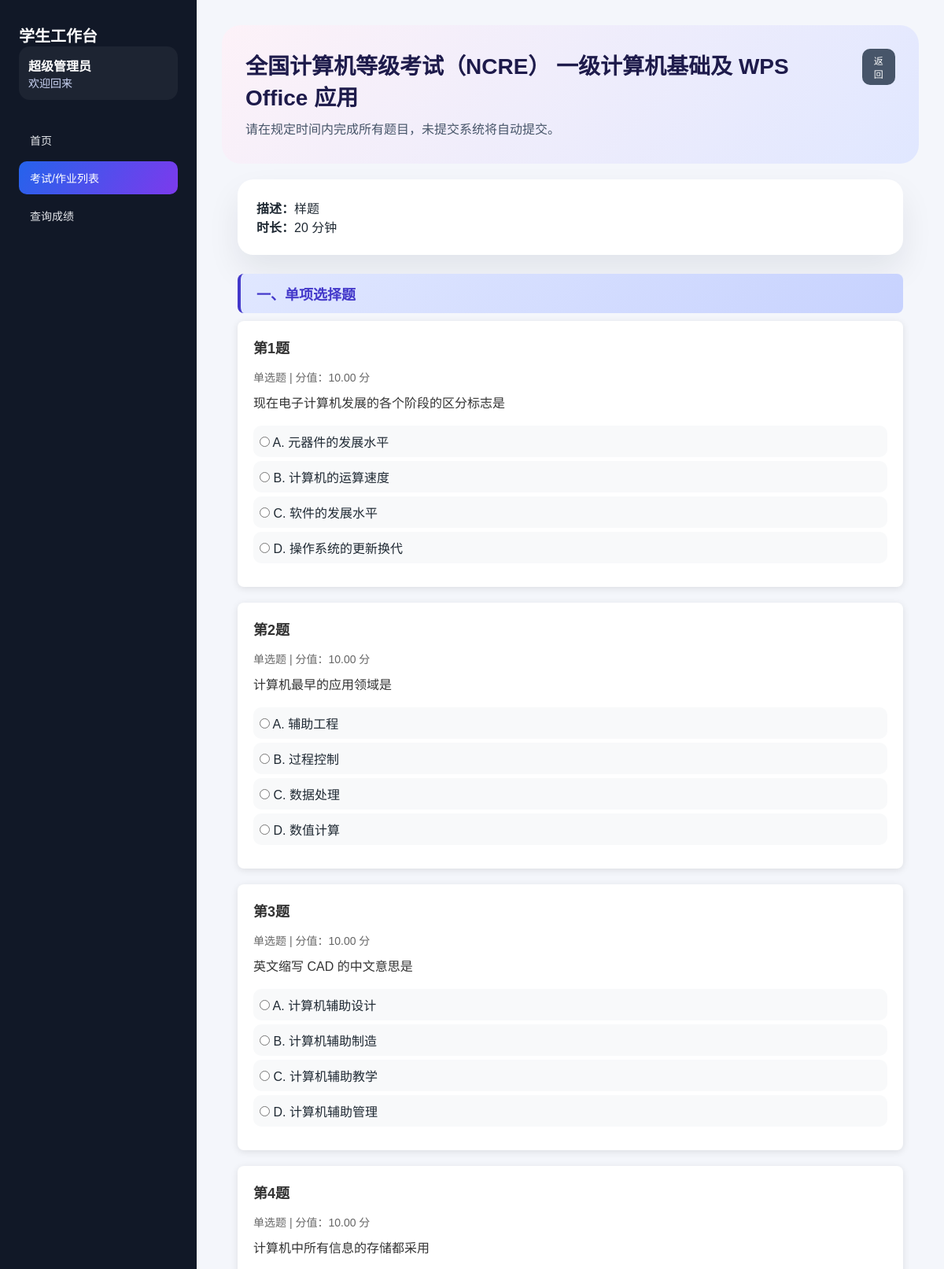
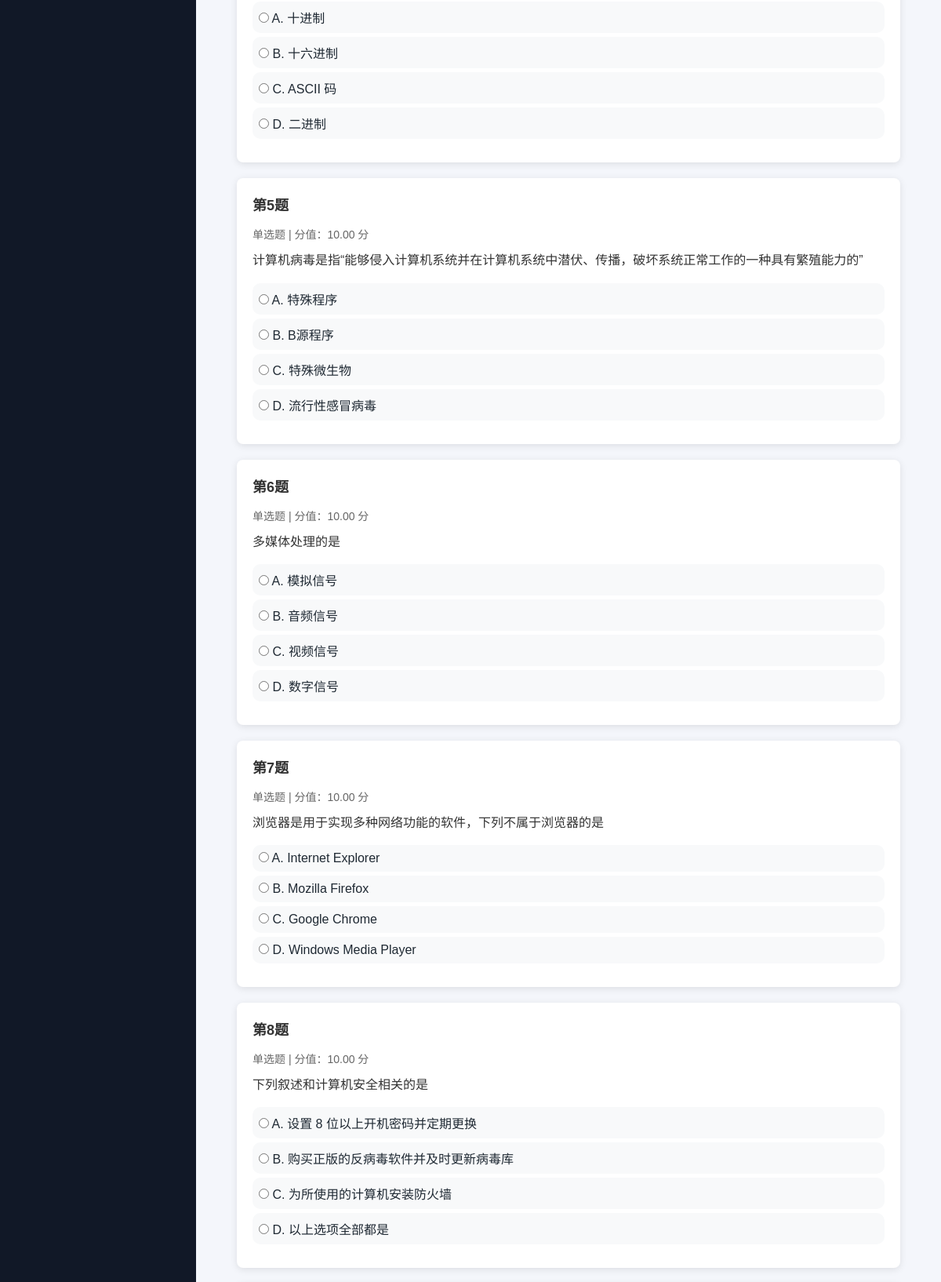
Page /student/take_exam.php?id=2 (signed in, upper part) on the committed database (2 pictures, top to bottom).
### tables this page shows
CREATE TABLE `users` (
  `id` int(11) NOT NULL AUTO_INCREMENT,
  `username` varchar(50) NOT NULL,
  `password` varchar(255) NOT NULL,
  `name` varchar(50) NOT NULL,
  `role` enum('admin','teacher','student') NOT NULL DEFAULT 'student',
  `class_id` int(11) DEFAULT NULL COMMENT '班级ID，学生所属班级',
  `teacher_id` int(11) DEFAULT NULL COMMENT '创建该学生的老师ID',
  `created_by` int(11) DEFAULT NULL COMMENT '创建者ID',
  `created_at` datetime DEFAULT CURRENT_TIMESTAMP,
  PRIMARY KEY (`id`),
  UNIQUE KEY `username` (`username`),
  KEY `teacher_id` (`teacher_id`),
  KEY `created_by` (`created_by`),
  CONSTRAINT `users_ibfk_1` FOREIGN KEY (`teacher_id`) REFERENCES `users` (`id`) ON DELETE SET NULL,
  CONSTRAINT `users_ibfk_2` FOREIGN KEY (`created_by`) REFERENCES `users` (`id`) ON DELETE SET NULL
);

CREATE TABLE `exams` (
  `id` int(11) NOT NULL AUTO_INCREMENT,
  `title` varchar(200) NOT NULL,
  `description` text,
  `type` enum('exam','homework') NOT NULL DEFAULT 'exam',
  `teacher_id` int(11) NOT NULL,
  `start_time` datetime NOT NULL,
  `end_time` datetime NOT NULL,
  `duration` int(11) DEFAULT NULL COMMENT '考试时长（分钟）',
  `allow_retake` tinyint(1) DEFAULT '0' COMMENT '是否允许再次考试',
  `status` enum('draft','published','finished') DEFAULT 'draft',
  `created_at` datetime DEFAULT CURRENT_TIMESTAMP,
  PRIMARY KEY (`id`),
  KEY `teacher_id` (`teacher_id`),
  CONSTRAINT `exams_ibfk_1` FOREIGN KEY (`teacher_id`) REFERENCES `users` (`id`) ON DELETE CASCADE
);

CREATE TABLE `questions` (
  `id` int(11) NOT NULL AUTO_INCREMENT,
  `exam_id` int(11) NOT NULL,
  `question_text` text NOT NULL,
  `question_type` enum('single_choice','multiple_choice','judge','fill_blank','essay','big_question','answer_question') NOT NULL,
  `section_label` varchar(100) DEFAULT NULL COMMENT '大题标题或序号，如一、二',
  `options` text COMMENT 'JSON格式存储选项，适用于选择题',
  `correct_answer` text COMMENT '正确答案',
  `score` decimal(5,2) NOT NULL DEFAULT '0.00',
  `order_num` int(11) DEFAULT '0',
  `created_at` datetime DEFAULT CURRENT_TIMESTAMP,
  PRIMARY KEY (`id`),
  KEY `exam_id` (`exam_id`),
  CONSTRAINT `questions_ibfk_1` FOREIGN KEY (`exam_id`) REFERENCES `exams` (`id`) ON DELETE CASCADE
);

### config.php (called while the page is built, shortened)
<?php
function getDB() {
    static $pdo = null;
    if ($pdo === null) {
        try {
            $dsn = "mysql:host=" . DB_HOST . ";dbname=" . DB_NAME . ";charset=" . DB_CHARSET;
            $pdo = new PDO($dsn, DB_USER, DB_PASS);
            $pdo->setAttribute(PDO::ATTR_ERRMODE, PDO::ERRMODE_EXCEPTION);
            $pdo->setAttribute(PDO::ATTR_DEFAULT_FETCH_MODE, PDO::FETCH_ASSOC);
        } catch(PDOException $e) {
            die("数据库连接失败: " . $e->getMessage());
        }
    }
    return $pdo;
}
function getCurrentUser() {
    $pdo = getDB();
    $stmt = $pdo->prepare("SELECT * FROM users WHERE id = ?");
    $stmt->execute([$_SESSION['user_id']]);
    return $stmt->fetch();
}
?>

### student/take_exam.php (the view, shortened to what this page needs)
<?php
require_once '../config.php';
$pdo = getDB();
$examId = $_GET['id'] ?? 0;
$exam = $pdo->prepare("SELECT * FROM exams WHERE id = ? AND status = 'published'");
$exam->execute([$examId]);
$exam = $exam->fetch();
$questions = $pdo->prepare("SELECT * FROM questions WHERE exam_id = ? ORDER BY order_num");
$questions->execute([$examId]);
$questions = $questions->fetchAll();
$existingAnswers = [];
?>
<!DOCTYPE html>
<html lang="zh-CN">
<head>
    <link rel="stylesheet" href="../style.css">
</head>
<body>
    <div class="app-shell">
        <?php require_once 'student_sidebar.php'; renderStudentSidebar('exam_list', getCurrentUser()); ?>
        <main class="app-content">
            <section class="page-hero">
                <div>
                    <h1><?php echo htmlspecialchars($exam['title']); ?></h1>
                    <p>请在规定时间内完成所有题目，未提交系统将自动提交。</p>
                </div>
                <div>
                    <div class="hero-actions">
                        <a href="exam_list.php" class="btn btn-secondary btn-small">返回</a>
                    </div>
                </div>
            </section>
            <div class="container">
        <div class="card">
            <p><strong>描述：</strong><?php echo htmlspecialchars($exam['description']); ?></p>
            <?php if ($exam['duration']): ?>
                <p><strong>时长：</strong><?php echo $exam['duration']; ?> 分钟</p>
            <?php endif; ?>
        </div>
        <form method="POST" id="examForm">
            <?php
            $lastSectionLabel = '';
            foreach ($questions as $index => $q):
                if (!empty($q['section_label']) && $q['section_label'] !== $lastSectionLabel):
                    $lastSectionLabel = $q['section_label'];
            ?>
                <div class="section-header" style="margin: 20px 0 10px 0; padding: 12px 20px; background: linear-gradient(135deg, #e0e7ff, #c7d2fe); border-left: 4px solid #4338ca; border-radius: 8px;">
                    <h3 style="margin: 0; color: #4338ca; font-size: 18px; font-weight: 600;"><?php echo htmlspecialchars($q['section_label']); ?></h3>
                </div>
            <?php
                elseif (empty($q['section_label'])):
                    $lastSectionLabel = '';
                endif;
            ?>
                <div class="question-block">
                    <div class="question-title">
                        第<?php echo $index + 1; ?>题
                    </div>
                    <div class="question-meta">
                        <?php
                        $typeMap = [
                            'single_choice' => '单选题',
                            'multiple_choice' => '多选题',
                            'judge' => '判断题',
                            'fill_blank' => '填空题',
                            'essay' => '主观题',
                            'big_question' => '一大题',
                            'answer_question' => '二答题'
                        ];
                        echo $typeMap[$q['question_type']] ?? '主观题';
                        ?> | 分值：<?php echo $q['score']; ?> 分
                    </div>
                    <p class="question-text"><?php echo nl2br(htmlspecialchars($q['question_text'])); ?></p>
                    <?php if (in_array($q['question_type'], ['single_choice', 'multiple_choice'])): ?>
                        <?php $options = json_decode($q['options'], true); ?>
                        <?php if ($options): ?>
                            <ul class="options-list">
                                <?php
                                $existingAnswer = $existingAnswers[$q['id']] ?? '';
                                ?>
                                <?php foreach ($options as $key => $value): ?>
                                    <li>
                                        <?php if ($q['question_type'] === 'single_choice'): ?>
                                            <input type="radio"
                                                   name="answers[<?php echo $q['id']; ?>]"
                                                   value="<?php echo htmlspecialchars($key); ?>"
                                                   <?php echo ($existingAnswer === $key) ? 'checked' : ''; ?>>
                                        <?php endif; ?>
                                        <label><?php echo $key; ?>. <?php echo htmlspecialchars($value); ?></label>
                                    </li>
                                <?php endforeach; ?>
                            </ul>
                        <?php endif; ?>
                    <?php endif; ?>
                </div>
            <?php endforeach; ?>
        </form>
            </div>
        </main>
    </div>
</body>
</html>

### student/student_sidebar.php (shortened to what this page needs)
<?php
function renderStudentSidebar($activeKey = 'dashboard', $user = null) {
    $menu = [
        'dashboard' => ['label' => '首页', 'href' => 'index.php'],
        'exam_list' => ['label' => '考试/作业列表', 'href' => 'exam_list.php'],
        'scores' => ['label' => '查询成绩', 'href' => 'view_score.php'],
    ];
    $userName = $user ? htmlspecialchars($user['name']) : '学生';
    ?>
    <aside class="app-sidebar" id="app-sidebar">
        <div>
            <div class="sidebar-brand">学生工作台</div>
            <div class="sidebar-user">
                <strong><?php echo $userName; ?></strong>
                <span>欢迎回来</span>
            </div>
        </div>
        <nav class="sidebar-menu">
            <?php foreach ($menu as $key => $item): ?>
                <a href="<?php echo $item['href']; ?>" class="<?php echo $key === $activeKey ? 'active' : ''; ?>" onclick="closeMobileMenu()">
                    <?php echo htmlspecialchars($item['label']); ?>
                </a>
            <?php endforeach; ?>
        </nav>
    </aside>
    <?php
}
?>

### style.css (style rules this page uses)
* { margin: 0; padding: 0; box-sizing: border-box; }
body { font-family: 'Microsoft YaHei', Arial, sans-serif; background: #f4f6fb; min-height: 100vh; color: #1f2933; }
.container { max-width: 1200px; margin: 0 auto; padding: 20px; }
.app-shell { display: flex; min-height: 100vh; }
.app-sidebar { width: 250px; background: #111827; color: white; display: flex; flex-direction: column; padding: 30px 24px; gap: 30px; }
.sidebar-brand { font-size: 20px; font-weight: 600; }
.sidebar-user { background: rgba(255,255,255,0.05); border-radius: 14px; padding: 12px; }
.sidebar-user span { display: block; font-size: 14px; color: #cbd5f5; }
.sidebar-menu { display: flex; flex-direction: column; gap: 6px; flex: 1; }
.sidebar-menu a { color: #e5e7eb; padding: 11px 14px; border-radius: 10px; text-decoration: none; transition: background 0.2s, transform 0.2s; font-size: 14px; }
.sidebar-menu a.active { background: linear-gradient(120deg, #2563eb, #7c3aed); color: #fff; }
.app-content { flex: 1; padding: 32px; }
.page-hero { background: linear-gradient(135deg, #fdf2f8, #e0e7ff); border-radius: 24px; padding: 30px; display: flex; justify-content: space-between; gap: 40px; align-items: flex-start; }
.page-hero h1 { font-size: 28px; color: #1e1b4b; margin-bottom: 10px; }
.page-hero p { color: #475569; line-height: 1.6; }
.hero-actions { display: flex; gap: 10px; flex-wrap: wrap; }
.btn { padding: 10px 20px; border: none; border-radius: 10px; cursor: pointer; font-size: 14px; transition: all 0.3s; text-decoration: none; display: inline-block; text-align: center; font-weight: 500; }
.btn-secondary { background: #475569; color: white; }
.btn-small { padding: 6px 12px; font-size: 12px; }
.card { background: white; border-radius: 20px; padding: 24px; margin-bottom: 24px; box-shadow: 0 20px 40px rgba(15, 23, 42, 0.08); }
.options-list { list-style: none; margin: 10px 0; }
.options-list li { padding: 8px; margin: 5px 0; background: #f8f9fa; border-radius: 10px; }
.question-block { background: white; padding: 20px; margin-bottom: 20px; border-radius: 8px; box-shadow: 0 2px 10px rgba(0,0,0,0.06); }
.question-title { font-size: 18px; font-weight: bold; margin-bottom: 8px; color: #111827; }
.question-meta { color: #6b7280; font-size: 14px; margin-bottom: 10px; }
.question-text { margin-bottom: 15px; color: #333; line-height: 1.7; }

### student/take_exam.php (style rules this page uses)
.question-block { background: white; padding: 20px; margin-bottom: 20px; border-radius: 8px; box-shadow: 0 2px 10px rgba(0,0,0,0.1); }
.question-title { font-size: 18px; font-weight: bold; margin-bottom: 15px; color: #333; }
.question-meta { color: #666; font-size: 14px; margin-bottom: 10px; }

### rows in the picture
users: name "超级管理员"
exams: title "全国计算机等级考试（NCRE） 一级计算机基础及 WPS Office 应用", description "样题", duration "20"
questions: section_label "一、单项选择题", question_type "单选题", score "10.00", question_text "现在电子计算机发展的各个阶段的区分标志是", key "A", options "元器件的发展水平", key "B", options "计算机的运算速度", key "C", options "软件的发展水平", key "D", options "操作系统的更新换代"
questions: question_type "单选题", score "10.00", question_text "计算机最早的应用领域是", key "A", options "辅助工程", key "B", options "过程控制", key "C", options "数据处理", key "D", options "数值计算"
questions: question_type "单选题", score "10.00", question_text "英文缩写 CAD 的中文意思是", key "A", options "计算机辅助设计", key "B", options "计算机辅助制造", key "C", options "计算机辅助教学", key "D", options "计算机辅助管理"
questions: question_type "单选题", score "10.00", question_text "计算机中所有信息的存储都采用", key "A", options "十进制", key "B", options "十六进制", key "C", options "ASCII 码", key "D", options "二进制"
questions: question_type "单选题", score "10.00", question_text "计算机病毒是指“能够侵入计算机系统并在计算机系统中潜伏、传播，破坏系统正常工作的一种具有繁殖能力的”", key "A", options "特殊程序", key "B", options "B源程序", key "C", options "特殊微生物", key "D", options "流行性感冒病毒"
questions: question_type "单选题", score "10.00", question_text "多媒体处理的是", key "A", options "模拟信号", key "B", options "音频信号", key "C", options "视频信号", key "D", options "数字信号"
questions: question_type "单选题", score "10.00", question_text "浏览器是用于实现多种网络功能的软件，下列不属于浏览器的是", key "A", options "Internet Explorer", key "B", options "Mozilla Firefox", key "C", options "Google Chrome", key "D", options "Windows Media Player"
questions: question_type "单选题", score "10.00", question_text "下列叙述和计算机安全相关的是", key "A", options "设置 8 位以上开机密码并定期更换", key "B", options "购买正版的反病毒软件并及时更新病毒库", key "C", options "为所使用的计算机安装防火墙", key "D", options "以上选项全部都是"

### other values in the picture
$item['label'] "首页"
$item['label'] "考试/作业列表"
$item['label'] "查询成绩"
